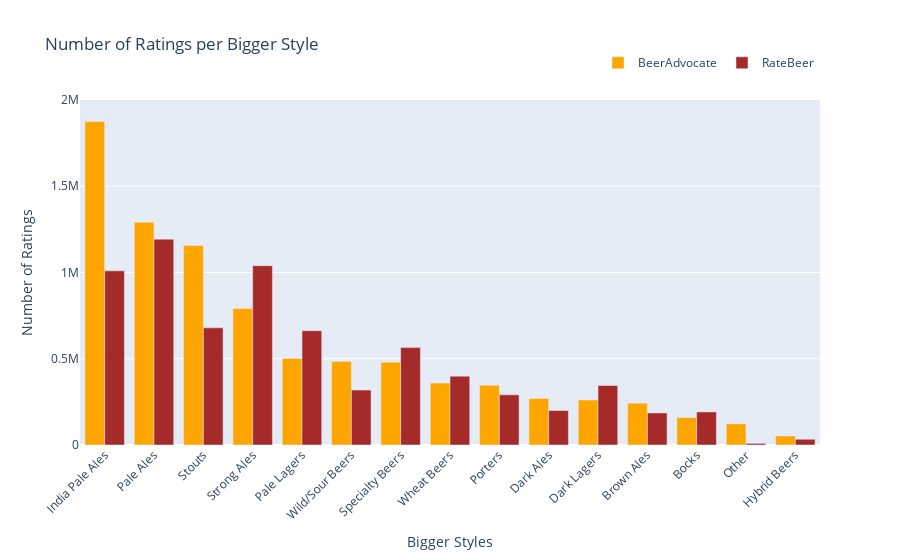

This figure's notebook cell:
### Markdown cell above
### Number of ratings for the 15 bigger styles BA & RB

### Code cell
# Categorize each style with the bigger styles of beer for each website
beers_ba_c['bigger_style'] = beers_ba_c['style'].apply(categorize_style)
beers_rb_c['bigger_style'] = beers_rb_c['style'].apply(categorize_style)

ratings_per_bigger_style_ba = beers_ba_c.groupby('bigger_style')['nbr_ratings'].sum().sort_values(ascending=False)
ratings_per_bigger_style_rb = beers_rb_c.groupby('bigger_style')['nbr_ratings'].sum().sort_values(ascending=False)

# Plot for BeerAdvocate
fig = go.Figure()

fig.add_trace(go.Bar(
    x=ratings_per_bigger_style_ba.index,
    y=ratings_per_bigger_style_ba.values,
    marker_color='orange',
    name='BeerAdvocate'
))

# Plot for RateBeer
fig.add_trace(go.Bar(
    x=ratings_per_bigger_style_rb.index,
    y=ratings_per_bigger_style_rb.values,
    marker_color='brown',
    name='RateBeer'
))

fig.update_layout(
    title='Number of Ratings per Bigger Style',
    xaxis=dict(title='Bigger Styles'),
    yaxis=dict(title='Number of Ratings'),
    xaxis_tickangle=-45,
    yaxis_range=[0, 2000000],
    barmode='group',
    legend=dict(orientation='h', y=1.15, x=0.7)
)

fig.show()
fig.update_layout(width=690,height=600)

html_file_path = "plot/nbr_ratings_per_style_690px.html"
pyo.plot(fig, filename=html_file_path)

### Figure 1 — Plotly figure (JSON) as saved in the notebook; plotly's stock layout.template omitted (floating-point values rounded to 4 significant figures)
{"data": [{"marker": {"color": "orange"}, "name": "BeerAdvocate", "type": "bar", "x": ["India Pale Ales", "Pale Ales", "Stouts", "Strong Ales", "Pale Lagers", "Wild/Sour Beers", "Specialty Beers", "Wheat Beers", "Porters", "Dark Ales", "Dark Lagers", "Brown Ales", "Bocks", "Other", "Hybrid Beers"], "y": [1875264, 1291709, 1156228, 791490, 501817, 484536, 480225, 358961, 346033, 269666, 260914, 242234, 159193, 122549, 52213]}, {"marker": {"color": "brown"}, "name": "RateBeer", "type": "bar", "x": ["Pale Ales", "Strong Ales", "India Pale Ales", "Stouts", "Pale Lagers", "Specialty Beers", "Wheat Beers", "Dark Lagers", "Wild/Sour Beers", "Porters", "Dark Ales", "Bocks", "Brown Ales", "Hybrid Beers", "Other"], "y": [1193189, 1039273, 1009692, 679162, 662684, 564772, 398968, 344885, 318407, 291040, 199920, 191664, 185759, 33257, 9402]}], "layout": {"barmode": "group", "legend": {"orientation": "h", "x": 0.7, "y": 1.15}, "title": {"text": "Number of Ratings per Bigger Style"}, "xaxis": {"tickangle": -45, "title": {"text": "Bigger Styles"}}, "yaxis": {"range": [0, 2000000], "title": {"text": "Number of Ratings"}}}}
